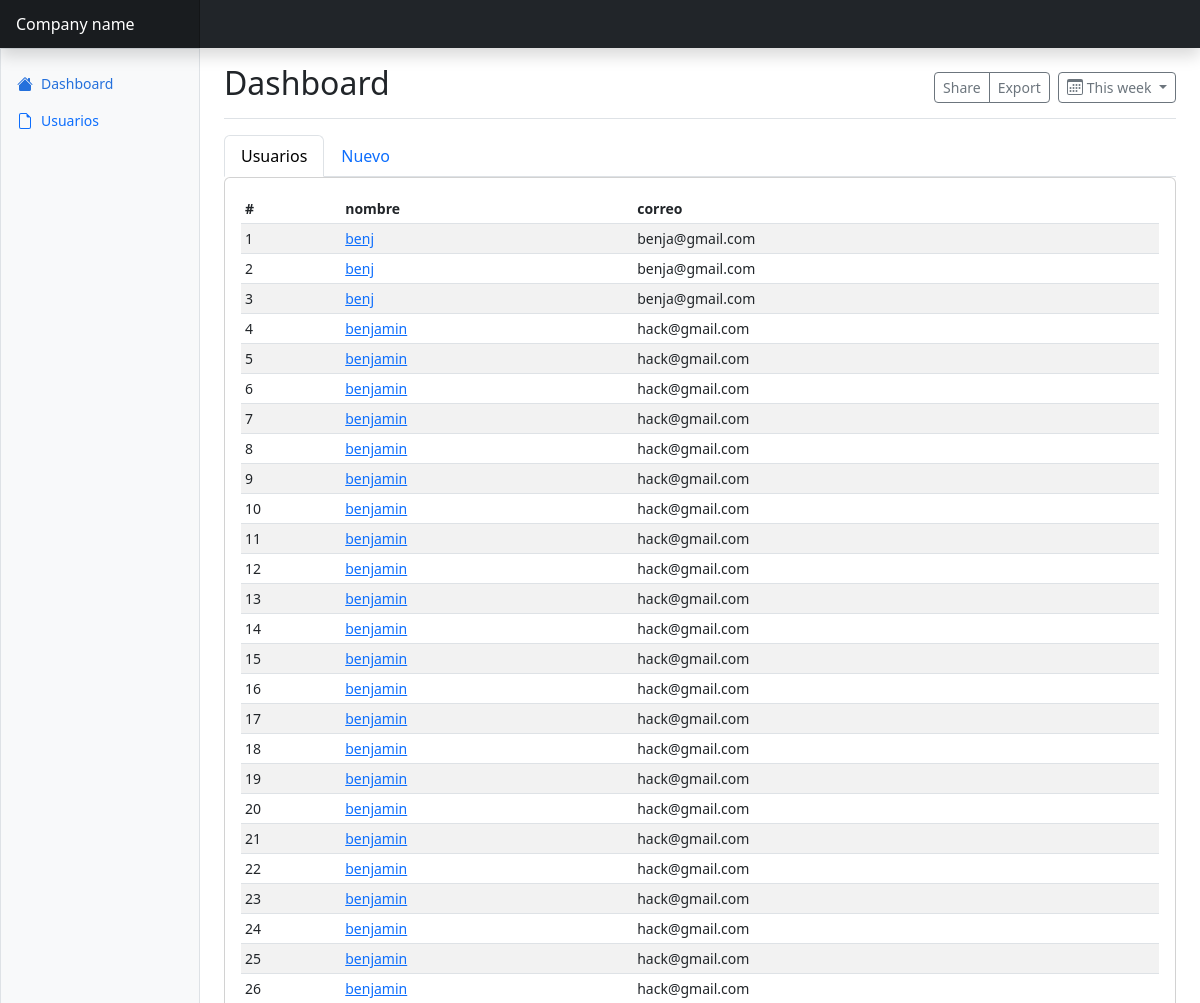
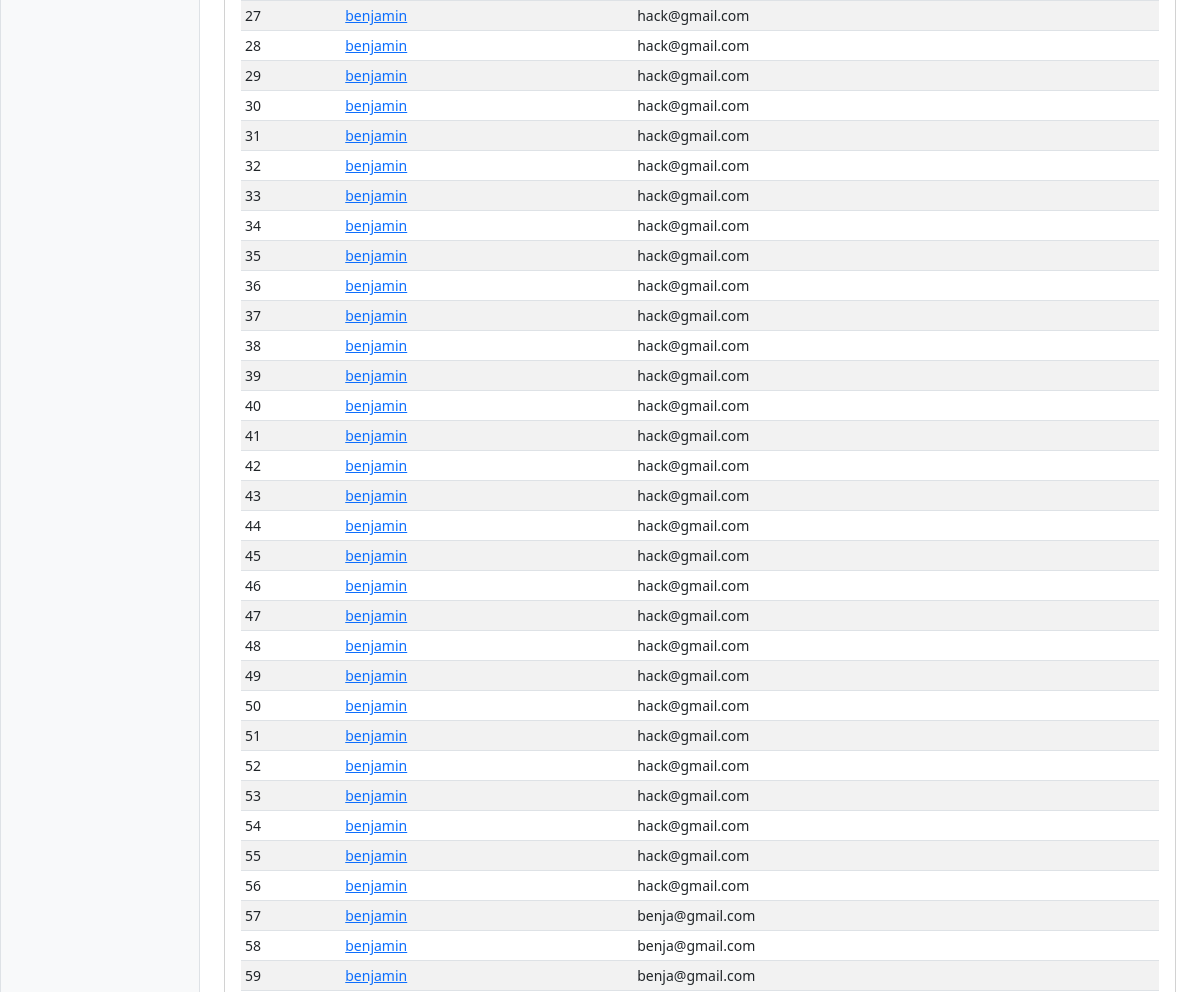
Page /administrador/usuarios (upper part) on the earlier database version (2 pictures, top to bottom).
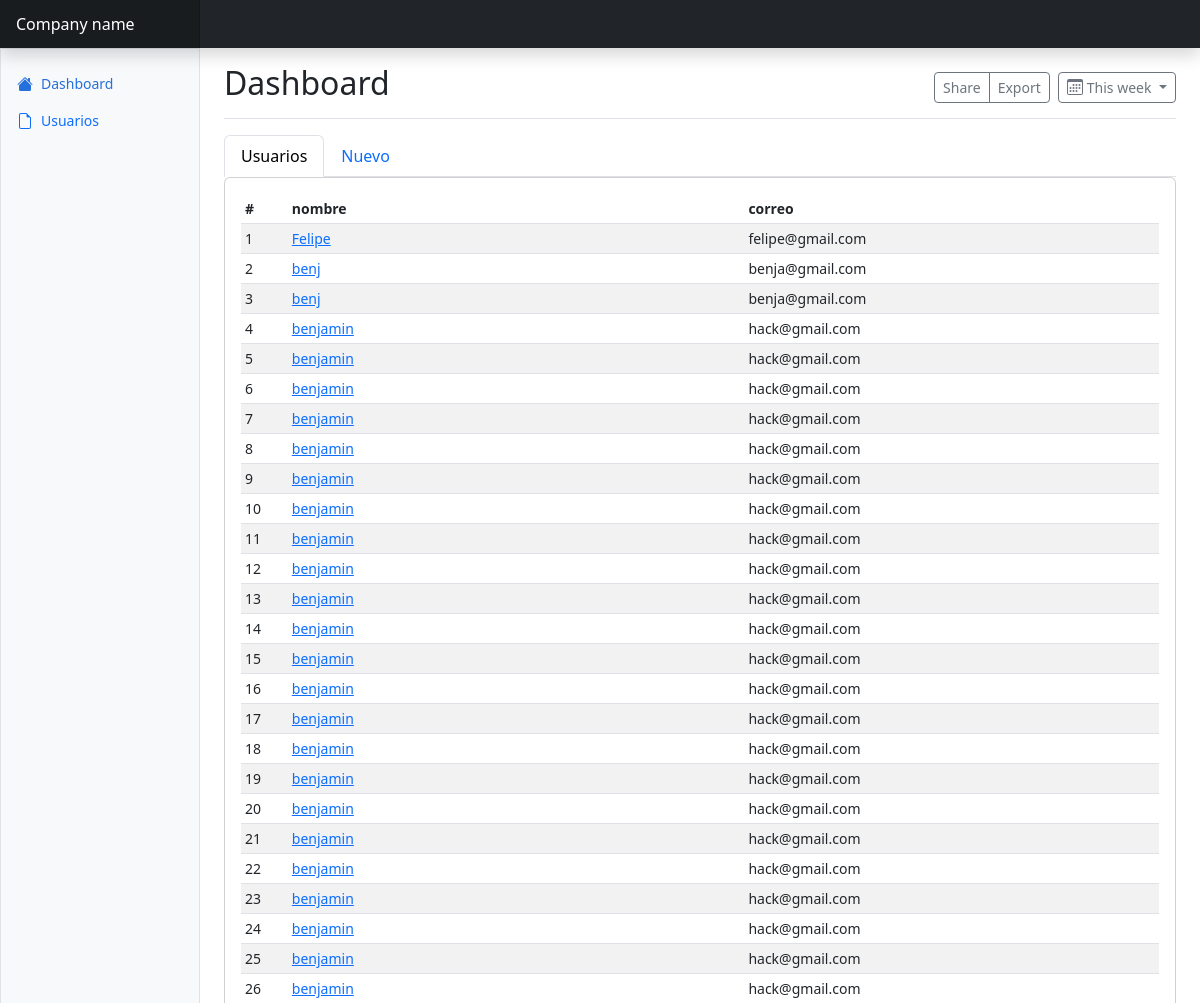
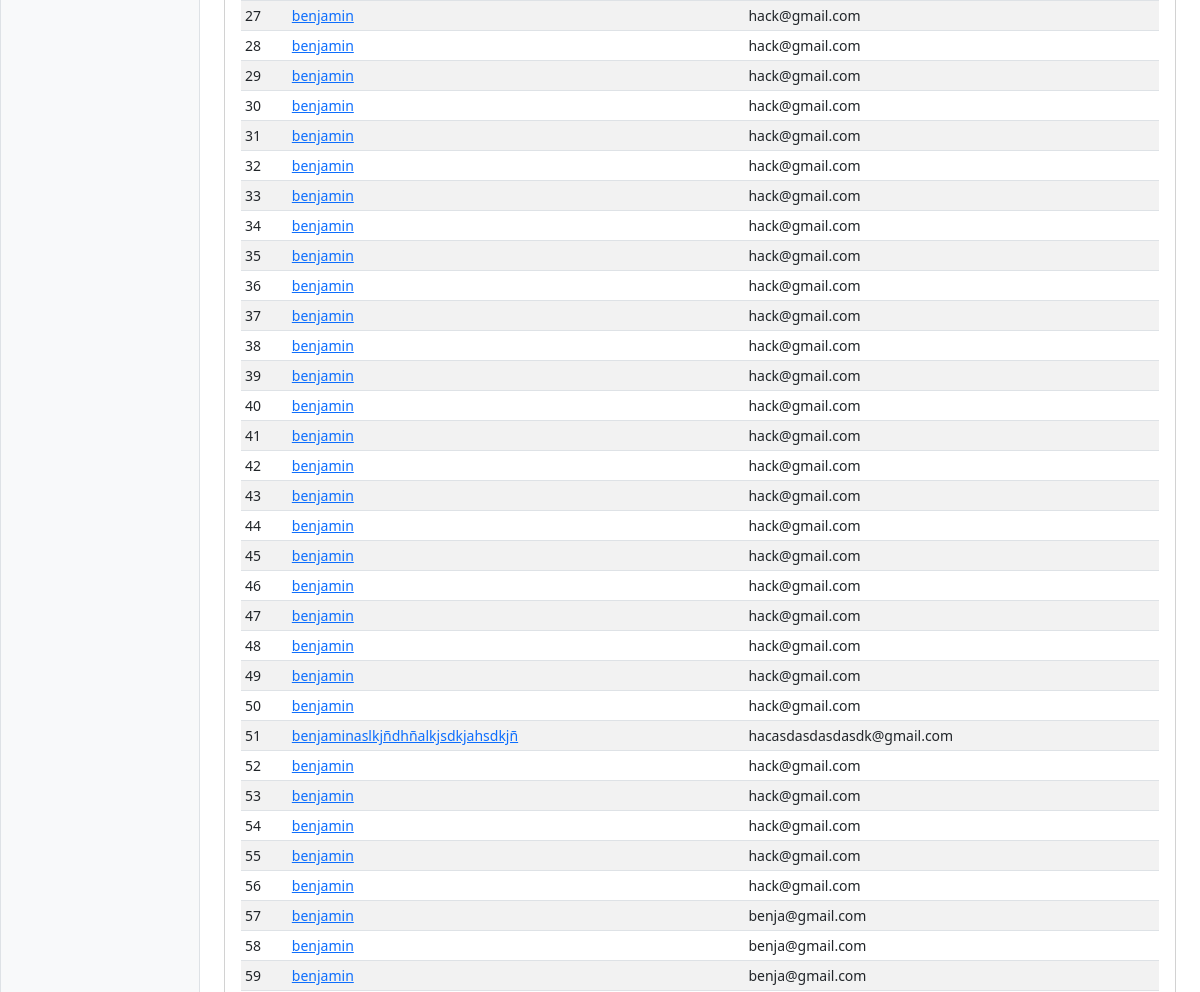
Same page on the later database version (2 pictures, top to bottom).
### news/models.py (models this page shows, shortened)
class Usuario(models.Model):
    nombre = models.CharField(max_length=100)
    email = models.EmailField()
    password = models.CharField(max_length=255)

### news/views.py (the view)
# urls.py: path("administrador/usuarios", index_usuario, name="usuario_index"),
def index_usuario(request):
    if request.method == 'POST':
        nombre = request.POST.get('nombre')
        correo = request.POST.get('correo')
        password = request.POST.get('pass')
        usuario = Usuario(nombre=nombre, password=password, email=correo)
        usuario.save()
    usuarios = Usuario.objects.all()
    context = { 'usuarios' : usuarios }
    return render(request, 'administrador/usuario/index.html', context)

### news/templates/administrador/usuario/index.html
{% extends 'layouts_admin/app.html' %}
{% block contenido %}
<main class="col-md-9 ms-sm-auto col-lg-10 px-md-4">
  <div class="d-flex justify-content-between flex-wrap flex-md-nowrap align-items-center pt-3 pb-2 mb-3 border-bottom">
    <h1 class="h2">Dashboard</h1>
    <div class="btn-toolbar mb-2 mb-md-0">
      <div class="btn-group me-2">
        <button type="button" class="btn btn-sm btn-outline-secondary">Share</button>
        <button type="button" class="btn btn-sm btn-outline-secondary">Export</button>
      </div>
      <button type="button" class="btn btn-sm btn-outline-secondary dropdown-toggle d-flex align-items-center gap-1">
        <svg class="bi"><use xlink:href="#calendar3"/></svg>
        This week
      </button>
    </div>
  </div>
  <ul class="nav nav-tabs">
    <li class="nav-item">
      <a class="nav-link active" aria-current="page" href="#">Usuarios</a>
    </li>
    <li class="nav-item">
      <a class="nav-link" href="{% url 'usuario_create' %}">Nuevo</a>
    </li>
  </ul>
  <div class="card">
    <div class="card-body">
      <div class="table-responsive small">
        <table class="table table-striped table-sm">
          <thead>
            <tr>
              <th scope="col">#</th>
              <th scope="col">nombre</th>
              <th scope="col">correo</th>
            </tr>
          </thead>
          <tbody>
            {% for u in usuarios %}
            <tr>
              <td>{{ u.id }}</td>
              <td><a href="{% url 'usuario_edit' id=u.id %}">{{ u.nombre }}</a></td>
              <td>{{ u.email }}</td>
            </tr>
            {% endfor %}
          </tbody>
        </table>
      </div>
    </div>
  </div>
</main>
{% endblock  %}

### news/templates/layouts_admin/app.html (shortened to what this page needs)
{% extends 'layouts_admin/base.html' %}
{% block app %}
{% include 'layouts_admin/_header.html' %}
<div class="container-fluid">
    <div class="row">
        {% include 'layouts_admin/_menu.html' %}
        {% block contenido %}
        {% endblock  %}
    </div>
</div>
{% endblock  %}

### news/templates/layouts_admin/base.html (shortened to what this page needs)
<!doctype html>
<html lang="en">
  <head>
    <link href="https://cdn.jsdelivr.net/npm/bootstrap@5.3.0/dist/css/bootstrap.min.css" rel="stylesheet">
    <link href="https://cdn.jsdelivr.net/npm/bootstrap-icons@1.10.3/font/bootstrap-icons.css" rel="stylesheet">
  </head>
  <body>
    {% block app %}
    {% endblock %}
  </body>
</html>

### news/templates/layouts_admin/_header.html (shortened to what this page needs)
<header class="navbar sticky-top bg-dark flex-md-nowrap p-0 shadow" data-bs-theme="dark">
<a class="navbar-brand col-md-3 col-lg-2 me-0 px-3 fs-6 text-white" href="#">Company name</a>
</header>

### news/templates/layouts_admin/_menu.html (shortened to what this page needs)
<div class="sidebar border border-right col-md-3 col-lg-2 p-0 bg-body-tertiary">
    <div class="offcanvas-lg offcanvas-end bg-body-tertiary" tabindex="-1" id="sidebarMenu" aria-labelledby="sidebarMenuLabel">
      <div class="offcanvas-body d-md-flex flex-column p-0 pt-lg-3 overflow-y-auto">
        <ul class="nav flex-column">
          <li class="nav-item">
            <a class="nav-link d-flex align-items-center gap-2 active" aria-current="page" href="{% url 'admin_index' %}">
              <svg class="bi"><use xlink:href="#house-fill"/></svg>
              Dashboard
            </a>
          </li>
          <li class="nav-item">
            <a class="nav-link d-flex align-items-center gap-2" href="{% url 'usuario_index' %}">
              <svg class="bi"><use xlink:href="#file-earmark"/></svg>
              Usuarios
            </a>
          </li>
      </div>
    </div>
  </div>

### news/templates/layouts_admin/base.html (style rules this page uses)
.bi { vertical-align: -.125em; fill: currentColor; }
.bi { display: inline-block; width: 1rem; height: 1rem; }
@media (min-width: 768px) { .sidebar .offcanvas-lg { position: -webkit-sticky; position: sticky; top: 48px; } }
.sidebar .nav-link { font-size: .875rem; font-weight: 500; }
.sidebar .nav-link.active { color: #2470dc; }
.navbar-brand { padding-top: .75rem; padding-bottom: .75rem; background-color: rgba(0, 0, 0, .25); box-shadow: inset -1px 0 0 rgba(0, 0, 0, .25); }

Differences in the rows shown:
changed Usuario id 1: nombre "benj" → "Felipe"; email "benja@gmail.com" → "felipe@gmail.com"
changed Usuario id 51: nombre "benjamin" → "benjaminaslkjñdhñalkjsdkjahsdkjñ"; email "hack@gmail.com" → "hacasdasdasdasdk@gmail.com"
